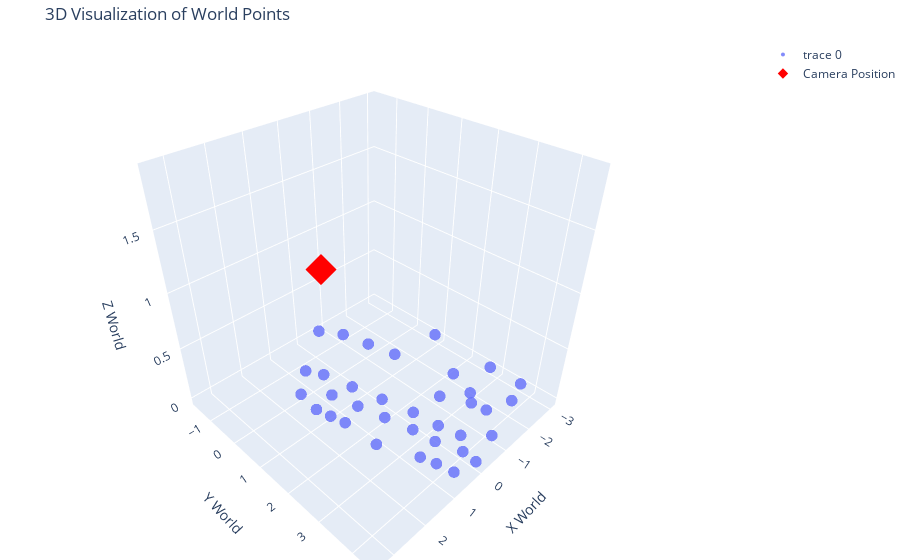

Source (notebook cell):
### Code cell
# take out points that are signficantly above the floor
threshold = 0.1  # Adjust this threshold based on your data
filtered_points = world_points[world_points[:, 2] < threshold]  

# Create a 3D scatter plot
fig = go.Figure(data=[go.Scatter3d(
    x=filtered_points[:, 0],
    y=filtered_points[:, 1],
    z=filtered_points[:, 2],
    mode='markers',
    marker=dict(
        size=4,
        opacity=0.8
    )
)])

# Add the camera position to the plot
fig.add_trace(go.Scatter3d(
    x=[pib_pos.x],
    y=[pib_pos.y],
    z=[pib_pos.z],
    mode='markers',
    marker=dict(
        size=8,
        color='red',
        symbol='diamond'
    ),
    name='Camera Position'
))


# Set plot layout
fig.update_layout(
    title='3D Visualization of World Points',
    scene=dict(
        xaxis_title='X World',
        yaxis_title='Y World',
        zaxis_title='Z World',
        aspectratio=dict(x=1, y=1, z=1)
    ),
    margin=dict(r=0, b=0, l=0, t=40)
)

fig.show()

### Figure 1 — Plotly figure (JSON) as saved in the notebook; plotly's stock layout.template omitted (floating-point values rounded to 4 significant figures)
{"data": [{"marker": {"opacity": 0.8, "size": 4}, "mode": "markers", "type": "scatter3d", "x": [-0.6821, -1.076, -1.271, 1.429, -0.02785, 0.5777, 0.6989, 1.542, 1.421, 0.7408, -2.319, -0.9716, -0.03751, 0.7849, 1.271, 1.323, -1.584, 0.2091, -0.4227, -3.043, -1.508, -3.011, -2.055, -2.992, -1.496, -1.787, -0.2631, -1.119, 0.2811, 0.6844, 0.8778, 0.5171, 0.05938, 0.4966, -0.1624, 0.3032], "y": [-1.599, -0.9904, -0.1719, 1.11, 4.404, 4.241, 3.835, 0.7165, -0.009925, -0.5902, 3.861, 4.189, 4.027, 3.435, 2.503, 1.513, 3.606, 3.406, 3.681, 0.8127, 0.6165, 3.679, 2.221, 2.749, 3.21, 2.964, 3.127, 2.501, 0.7228, 1.322, 0.58, -0.1159, 1.575, 2.064, 2.423, 2.8], "z": [-0.001719, 0.002049, 0.01001, 0.002975, -0.002313, -0.003009, 0.006282, 0.008958, -0.01183, -0.008509, 0.0009959, -0.005203, 0.002751, -0.009632, 0.003322, 0.004299, -0.003974, 0.01092, -0.00156, -0.005484, 0.001365, 0.004703, 0.0006802, 0.002199, 0.002227, -0.001689, 0.004235, -0.003884, -0.001945, 0.001156, -0.002091, 0.003735, 0.001352, 0.007661, 0.004177, 0.009823]}, {"marker": {"color": "red", "size": 8, "symbol": "diamond"}, "mode": "markers", "name": "Camera Position", "type": "scatter3d", "x": [3.379], "y": [3.294], "z": [1.9]}], "layout": {"margin": {"b": 0, "l": 0, "r": 0, "t": 40}, "scene": {"aspectratio": {"x": 1, "y": 1, "z": 1}, "xaxis": {"title": {"text": "X World"}}, "yaxis": {"title": {"text": "Y World"}}, "zaxis": {"title": {"text": "Z World"}}}, "title": {"text": "3D Visualization of World Points"}}}
